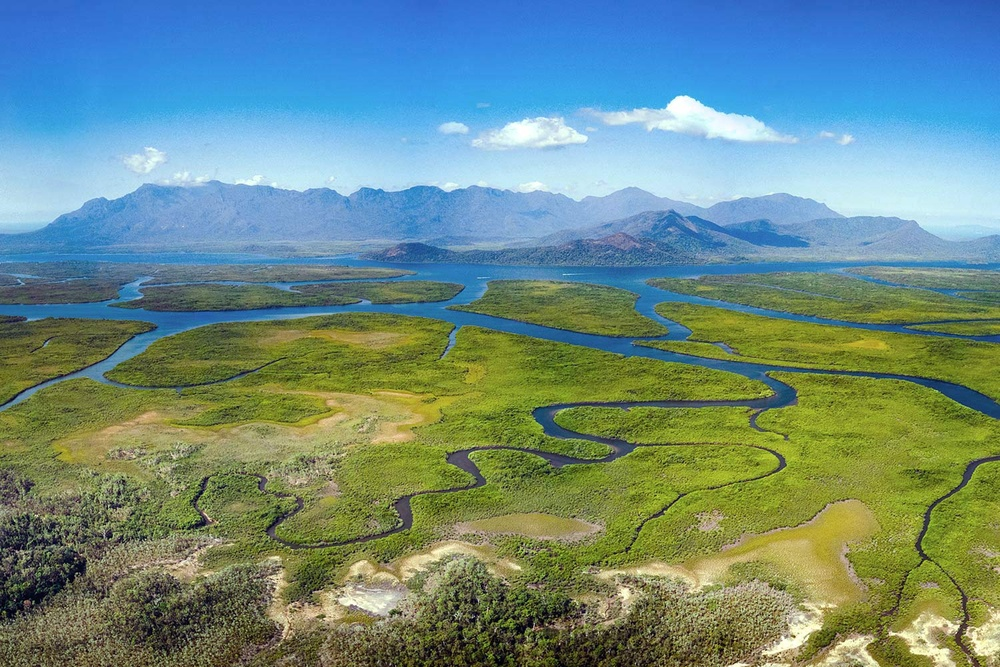
#> input picture mirorring/source.jpg, 1000 x 667 px, shrunk from 1500 x 1000 before the run
$ python mirroring.py
#> lines starting #> are read from the running program, lines starting #| are printed output that depends on the picture
import numpy as np
import imageio as img
import matplotlib.pyplot as plt

path = 'source.jpg'
image = img.imread(path)
#> image is the input picture: shape (667, 1000, 3); mean R, G, B 109.3, 140, 131.8

height, width = image.shape[:2]
#> height = 667; width = 1000
horizontal = np.zeros_like(image)
vertical = np.zeros_like(image)

for y in range(height):
    for x in range(width):
        horizontal[y, x] = image[y, width - 1 - x]
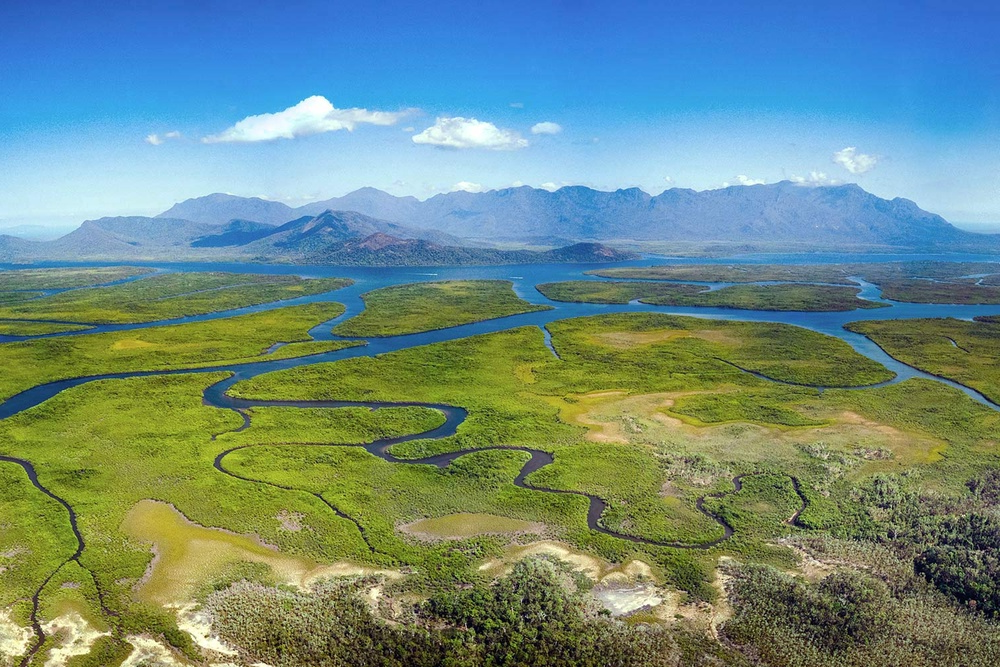
#> horizontal: shape (667, 1000, 3); mean R, G, B 109.3, 140, 131.8

for y in range(height):
    for x in range(width):
        vertical[y, x] = image[height - 1 - y, x]
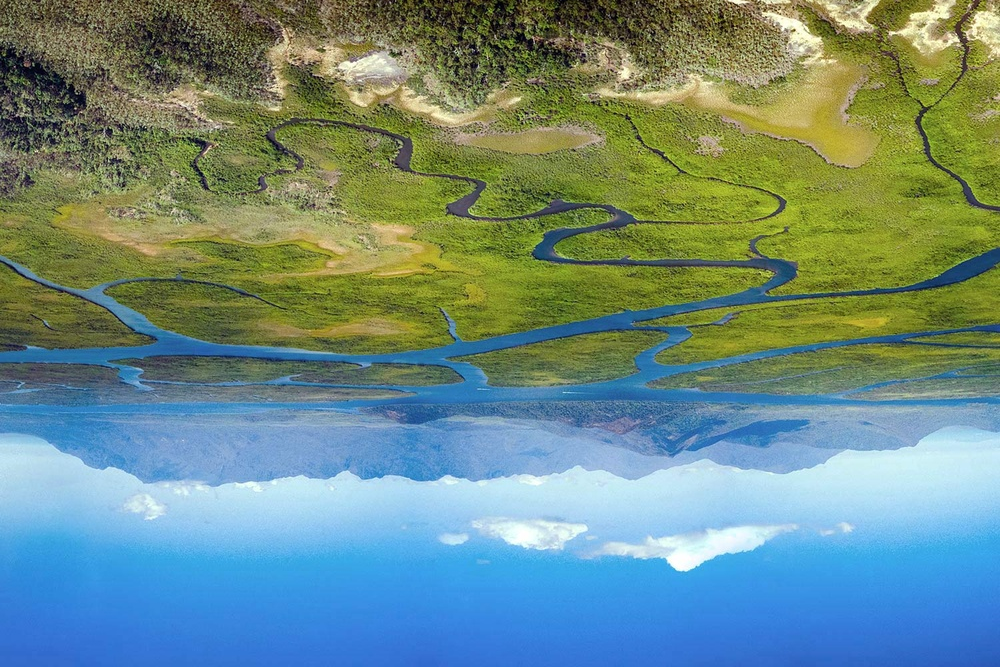
#> vertical: shape (667, 1000, 3); mean R, G, B 109.3, 140, 131.8

plt.figure(figsize=(10, 5))
plt.subplot(1, 3, 1)
plt.imshow(image)

plt.subplot(1, 3, 2)
plt.imshow(horizontal)

plt.subplot(1, 3, 3)
plt.imshow(vertical)

plt.show()
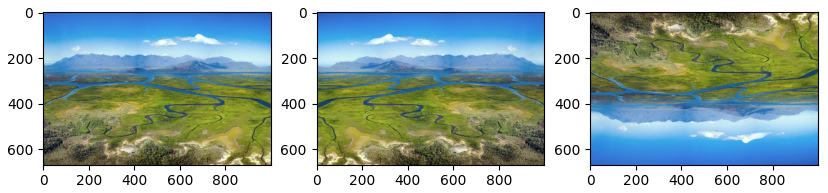
#> figure drawn by matplotlib, 3 panels
